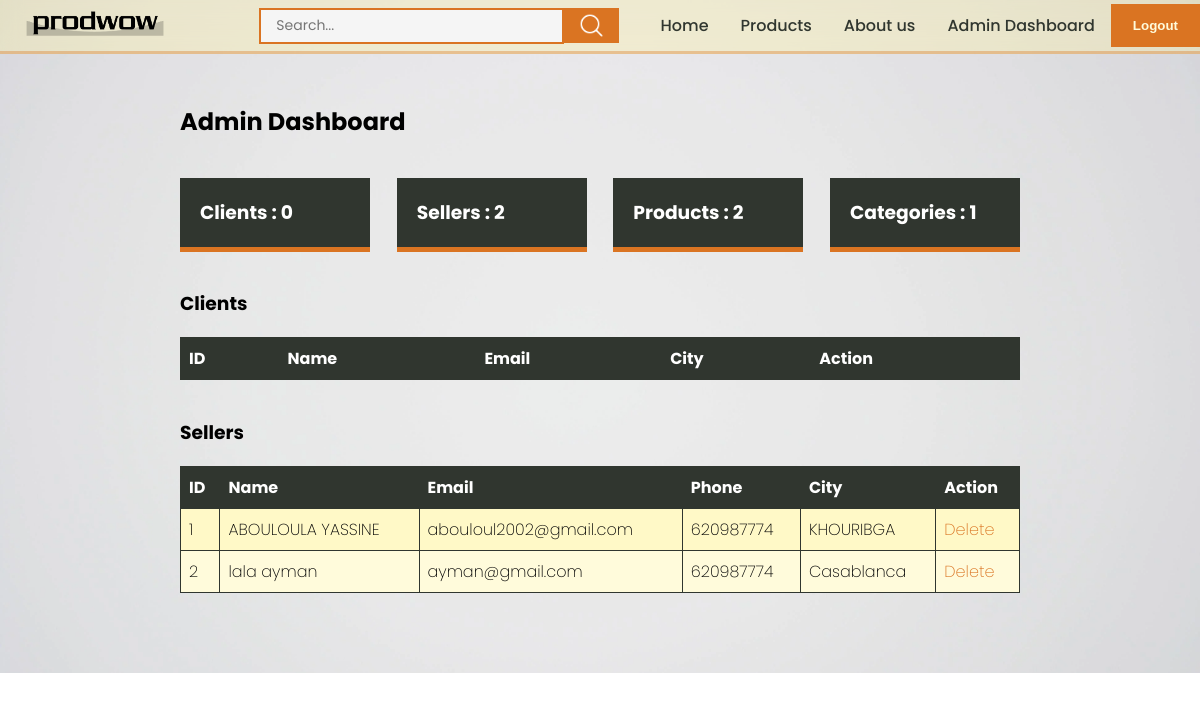
Screenshot of /admindashboard.php (signed in) with the database file from the repository.
### tables this page shows
CREATE TABLE `sellers` (
  `idSeller` int(11) NOT NULL,
  `nom` varchar(50) NOT NULL,
  `prenom` varchar(50) NOT NULL,
  `phone` int(11) NOT NULL,
  `email` varchar(50) NOT NULL,
  `adresse` varchar(255) NOT NULL,
  `city` varchar(50) NOT NULL,
  `password` varchar(255) NOT NULL
);

### admindashboard.php (the view, shortened to what this page needs)
<?php
include('connexion.php');
$clientCount = $conn->query("SELECT COUNT(*) FROM Clients")->fetch_row()[0];
$sellerCount = $conn->query("SELECT COUNT(*) FROM Sellers")->fetch_row()[0];
$productCount = $conn->query("SELECT COUNT(*) FROM Products")->fetch_row()[0];
$categoryCount = $conn->query("SELECT COUNT(DISTINCT categorieId) FROM Products")->fetch_row()[0];
$sellers = $conn->query("SELECT * FROM Sellers");
?>
<!DOCTYPE html>
<html lang="en">
<head>
    <?php include("header.php"); ?>
    <link rel="stylesheet" href="productdetails.css">
</head>
<body>
    <?php include("navbar.php"); ?>
    <div class="container">
    <div class="dashboardinfo">
        <h2>Admin Dashboard</h2>
        <div class="siteinfo">
        <h3>Clients : <?php echo $clientCount; ?></h3>
        <h3>Sellers : <?php echo $sellerCount; ?></h3>
        <h3>Products : <?php echo $productCount; ?></h3>
        <h3>Categories : <?php echo $categoryCount; ?></h3>
        </div>
        <h3>Clients</h3>
        <table>
            <tr>
                <th>ID</th>
                <th>Name</th>
                <th>Email</th>
                <th>City</th>
                <th>Action</th>
            </tr>
        </table>
        <h3>Sellers</h3>
        <table>
            <tr>
                <th>ID</th>
                <th>Name</th>
                <th>Email</th>
                <th>Phone</th>
                <th>City</th>
                <th>Action</th>
            </tr>
            <?php while ($row = $sellers->fetch_assoc()): ?>
                <tr>
                    <td><?php echo $row['idSeller']; ?></td>
                    <td><?php echo $row['nom'] . ' ' . $row['prenom']; ?></td>
                    <td><?php echo $row['email']; ?></td>
                    <td><?php echo $row['phone']; ?></td>
                    <td><?php echo $row['city']; ?></td>
                    <td><a href="deleteseller.php?idSeller=<?php echo $row['idSeller']; ?>" onclick="return confirm('Are you sure you want to delete this seller?');">Delete</a></td>
                </tr>
            <?php endwhile; ?>
        </table>
        </div>
    </div>
</body>
</html>

### styles.css (style rules this page uses)
:root { --color1: #a59132; --color2: #625834; --color3: #30362f; --color4: #fffbdb; --color5: #da7422; --color6: rgb(223, 223, 223); --color1light: #a5923269; --color2light: #62583466; --color3light: #30362f7a; --color4light: #fff4a056; --color5light: #da75225e; }
body { font-family: Arial, sans-serif; font-family: "Poppins", sans-serif; font-weight: 200; font-style: normal; margin: 0; padding: 0; }
.container { background-image: url("img/mainBG.webp"); background-attachment: fixed; background-size: cover; }
.container { width: 100%; height: 100vh; display: flex; align-items: center; justify-content: center; }

### productdetails.css (style rules this page uses)
.container { flex-direction: column !important; height: auto !important; padding-top: 7%; padding-bottom: 5%; gap:50px; }
.siteinfo { display: flex; align-items: center; justify-content: space-between; }
.siteinfo h3 { padding: 20px; background-color: var(--color3); color: white; border-bottom: 5px solid var(--color5); width: 150px; }
.dashboardinfo { display: flex; flex-direction: column; justify-content: space-evenly; width: 70%; }

### admindashboard.php (style rules this page uses)
table { width: 100%; border-collapse: collapse; margin-bottom: 20px; background-color: var(--color4); }
table, th, td { border: 1px solid var(--color3); text-align: left; padding: 8px; }
th { background-color: var(--color3); color: white; }
tr:nth-child(even) { background-color: var(--color4light); }
a { color: var(--color5); text-decoration: none; transition: 0.3s; }

### rows the page displays
sellers: idSeller "1", nom "ABOULOULA", prenom "YASSINE", email "abouloul2002@gmail.com", phone "620987774", city "KHOURIBGA"
sellers: idSeller "2", nom "lala", prenom "ayman", email "ayman@gmail.com", phone "620987774", city "Casablanca"

### other values shown
$clientCount "0"
$sellerCount "2"
$productCount "2"
$categoryCount "1"
